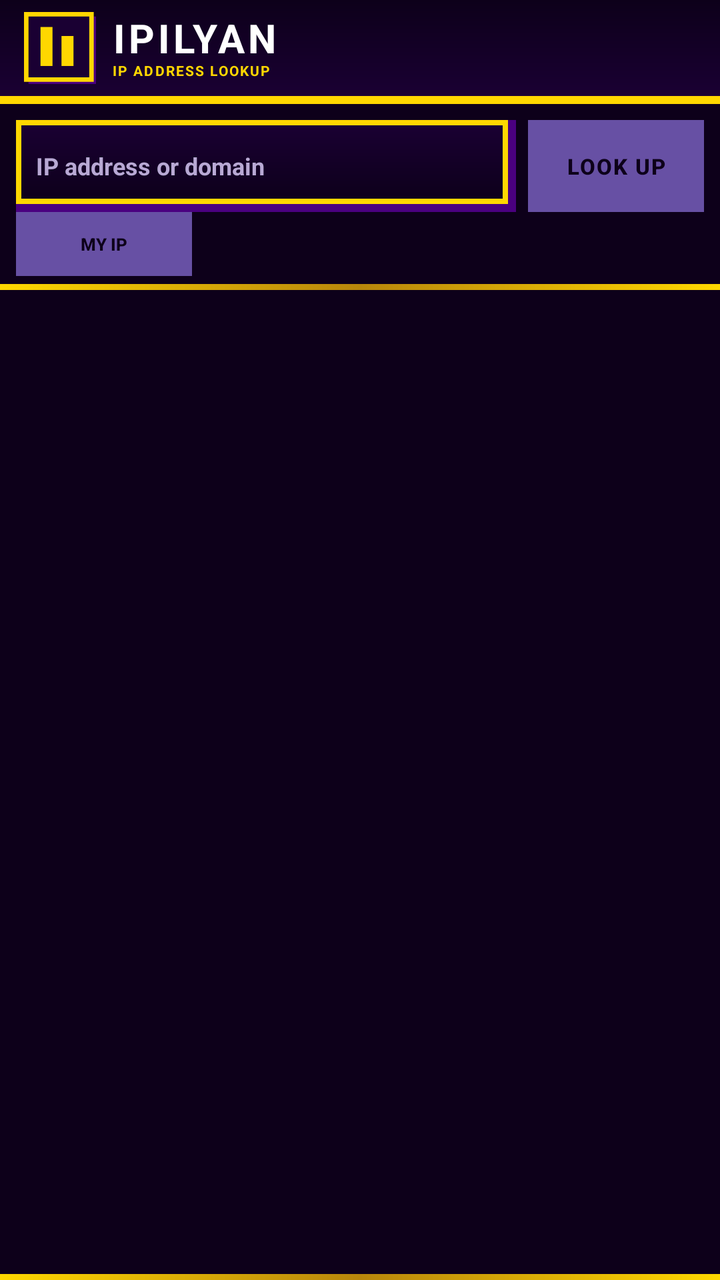
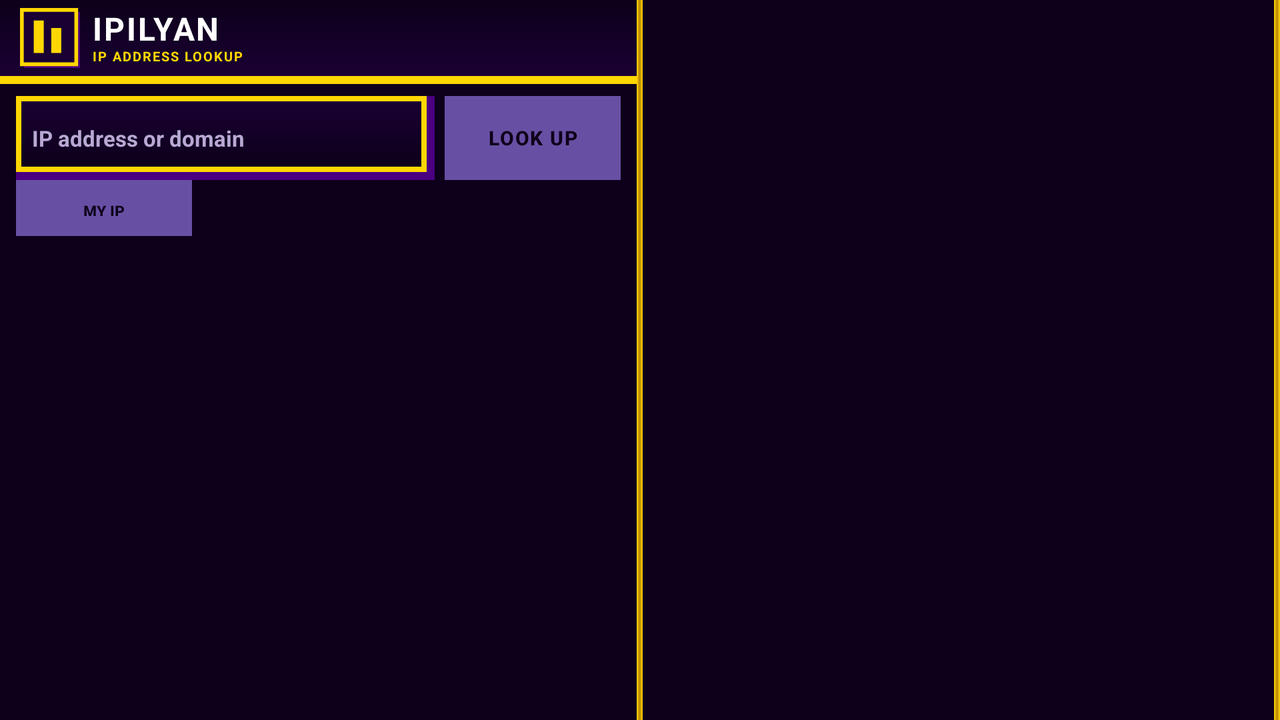

Compare how this app lays out the same screen by default and in its alternative resource folder. The renders come first, then the two layout files and the values they reference.
<!-- AndroidManifest.xml: application theme AppTheme -->
<!-- res/layout/activity_main.xml -->
<?xml version="1.0" encoding="utf-8"?>
<LinearLayout xmlns:android="http://schemas.android.com/apk/res/android"
  android:id="@+id/rootLayout"
  android:layout_width="match_parent"
  android:layout_height="match_parent"
  android:orientation="vertical"
  android:background="@color/bg_page"
  android:fitsSystemWindows="true">

  
  <LinearLayout
    android:layout_width="match_parent"
    android:layout_height="wrap_content"
    android:orientation="horizontal"
    android:gravity="center_vertical"
    android:background="@drawable/bg_header"
    android:paddingStart="12dp"
    android:paddingEnd="12dp"
    android:paddingTop="6dp"
    android:paddingBottom="10dp">

    <ImageView
      android:layout_width="36dp"
      android:layout_height="36dp"
      android:src="@drawable/logo_ipilyan"
      android:contentDescription="Logo"/>

    <LinearLayout
      android:layout_width="0dp"
      android:layout_height="wrap_content"
      android:layout_weight="1"
      android:orientation="vertical"
      android:gravity="center_vertical"
      android:paddingStart="8dp">

    <TextView
      android:layout_width="wrap_content"
      android:layout_height="wrap_content"
      android:text="@string/header_title"
      android:textSize="20sp"
      android:textStyle="bold"
      android:textColor="@color/text_white"
      android:letterSpacing="0.08"
      android:includeFontPadding="false"/>

      <TextView
        android:layout_width="wrap_content"
        android:layout_height="wrap_content"
        android:text="@string/header_subtitle"
        android:textSize="7sp"
        android:textStyle="bold"
        android:textColor="@color/text_gold"
        android:textAllCaps="true"
        android:letterSpacing="0.1"
        android:includeFontPadding="false"/>

    </LinearLayout>

  </LinearLayout>

  
  <LinearLayout
    android:layout_width="match_parent"
    android:layout_height="wrap_content"
    android:orientation="horizontal"
    android:paddingHorizontal="8dp"
    android:paddingTop="8dp"
    android:gravity="center_vertical">

    <EditText
      android:id="@+id/etIp"
      android:layout_width="0dp"
      android:layout_height="46dp"
      android:layout_weight="1"
      android:hint="@string/hint_ip"
      android:textSize="12sp"
      android:textStyle="bold"
      android:textColor="@color/text_primary"
      android:textColorHint="@color/text_muted"
      android:background="@drawable/bg_edittext"
      android:paddingHorizontal="10dp"
      android:paddingVertical="0dp"
      android:inputType="text"
      android:imeOptions="actionSearch"
      android:autofillHints=""
      android:fontFamily="sans-serif"/>

    <Button
      android:id="@+id/btnLookup"
      android:layout_width="wrap_content"
      android:layout_height="46dp"
      android:text="@string/btn_lookup"
      android:textSize="11sp"
      android:textStyle="bold"
      android:textColor="@color/text_primary"
      android:background="@drawable/bg_button"
      android:paddingHorizontal="14dp"
      android:letterSpacing="0.06"
      android:textAllCaps="true"
      android:layout_marginStart="6dp"/>

  </LinearLayout>

  
  <LinearLayout
    android:layout_width="match_parent"
    android:layout_height="wrap_content"
    android:orientation="horizontal"
    android:paddingHorizontal="8dp"
    android:paddingBottom="4dp"
    android:gravity="center_vertical">

    <Button
      android:id="@+id/btnMyIp"
      android:layout_width="wrap_content"
      android:layout_height="32dp"
      android:text="@string/btn_my_ip"
      android:textSize="8.5sp"
      android:textStyle="bold"
      android:textColor="@color/text_primary"
      android:background="@drawable/bg_button"
      android:paddingHorizontal="10dp"
      android:textAllCaps="true"/>

    <TextView
      android:id="@+id/tvStatus"
      android:layout_width="0dp"
      android:layout_height="wrap_content"
      android:layout_weight="1"
      android:gravity="end"
      android:paddingStart="6dp"
      android:textSize="10sp"
      android:textStyle="bold"
      android:textColor="@color/text_gold"
      android:textAllCaps="true"
      android:letterSpacing="0.06"
      android:visibility="gone"/>

  </LinearLayout>

  
  <View
    android:layout_width="match_parent"
    android:layout_height="3dp"
    android:background="@drawable/bg_divider"/>

  
    <TextView
      android:id="@+id/tvResultsHeader"
      android:layout_width="match_parent"
      android:layout_height="wrap_content"
      android:gravity="center"
      android:paddingVertical="7dp"
      android:text="RESULTS"
      android:textSize="11sp"
      android:textStyle="bold"
      android:textColor="@color/text_primary"
      android:letterSpacing="0.12"
      android:background="@drawable/bg_label"
      android:visibility="gone"/>

  <View
    android:id="@+id/divider2"
    android:layout_width="match_parent"
    android:layout_height="3dp"
    android:background="@drawable/bg_divider"
    android:visibility="gone"/>

  
  <ScrollView
    android:layout_width="match_parent"
    android:layout_height="0dp"
    android:layout_weight="1"
    android:fillViewport="true">

    <LinearLayout
      android:id="@+id/resultsContainer"
      android:layout_width="match_parent"
      android:layout_height="wrap_content"
      android:orientation="vertical"/>

  </ScrollView>

  
  <View
    android:layout_width="match_parent"
    android:layout_height="3dp"
    android:background="@drawable/bg_divider"/>

</LinearLayout>
<!-- resources referenced by this layout -->
<resources>
  <color name="bg_page">#FF0D001A</color>
  <color name="text_gold">#FFFFD700</color>
  <color name="text_muted">#FFB8A9D4</color>
  <color name="text_primary">#FF0D001A</color>
  <color name="text_white">#FFFFFFFF</color>
  <!-- drawable bg_divider (drawable) -->
  <?xml version="1.0" encoding="utf-8"?>
  <shape xmlns:android="http://schemas.android.com/apk/res/android" android:shape="rectangle">
    <gradient
      android:startColor="#FFFFD700"
      android:centerColor="#FFB8860B"
      android:endColor="#FFFFD700"
      android:angle="0"/>
  </shape>
  <!-- drawable bg_edittext (drawable) -->
  <?xml version="1.0" encoding="utf-8"?>
  <layer-list xmlns:android="http://schemas.android.com/apk/res/android">
    <item>
      <shape android:shape="rectangle">
        <solid android:color="@color/shadow"/>
      </shape>
    </item>
    <item android:right="4dp" android:bottom="4dp">
      <shape android:shape="rectangle">
        <gradient
          android:startColor="#FF0D001A"
          android:endColor="#FF1A0033"
          android:angle="90"/>
        <stroke
          android:width="2.5dp"
          android:color="@color/border"/>
      </shape>
    </item>
  </layer-list>
  <!-- drawable bg_header (drawable) -->
  <?xml version="1.0" encoding="utf-8"?>
  <layer-list xmlns:android="http://schemas.android.com/apk/res/android">
    <item>
      <shape android:shape="rectangle">
        <solid android:color="#FFFFD700"/>
      </shape>
    </item>
    <item android:bottom="4dp">
      <shape android:shape="rectangle">
        <gradient
          android:startColor="@color/bg_header_start"
          android:endColor="@color/bg_header_end"
          android:angle="90"/>
      </shape>
    </item>
  </layer-list>
  <!-- drawable bg_label (drawable) -->
  <?xml version="1.0" encoding="utf-8"?>
  <shape xmlns:android="http://schemas.android.com/apk/res/android" android:shape="rectangle">
    <gradient
      android:startColor="#FFFFD700"
      android:endColor="#FFB8860B"
      android:angle="0"/>
    <stroke
      android:width="2dp"
      android:color="#FFDAA520"/>
  </shape>
  <!-- drawable logo_ipilyan (drawable) -->
  <?xml version="1.0" encoding="utf-8"?>
  <vector xmlns:android="http://schemas.android.com/apk/res/android"
    android:width="48dp"
    android:height="48dp"
    android:viewportWidth="48"
    android:viewportHeight="48">
  
    
    <path
      android:fillColor="#FF4A0080"
      android:pathData="M3,3 L48,3 L48,48 L3,48 Z"/>
  
    
    <path
      android:fillColor="#FF1A0033"
      android:pathData="M1.5,1.5 L45,1.5 L45,45 L1.5,45 Z"/>
  
    
    <path
      android:strokeColor="#FFFFD700"
      android:strokeWidth="3"
      android:fillColor="#00000000"
      android:pathData="M1.5,1.5 L45,1.5 L45,45 L1.5,45 Z"/>
  
    
    <path
      android:fillColor="#FFFFD700"
      android:pathData="M11,10 L19,10 L19,36 L11,36 Z"/>
  
    
    <path
      android:fillColor="#FFFFD700"
      android:pathData="M25,16 L33,16 L33,36 L25,36 Z"/>
  
  </vector>
  <string name="btn_lookup">LOOK UP</string>
  <string name="btn_my_ip">MY IP</string>
  <string name="header_subtitle">IP ADDRESS LOOKUP</string>
  <string name="header_title">IPILYAN</string>
  <string name="hint_ip">IP address or domain</string>
  <style name="AppTheme" parent="Base.AppTheme" />
  <color name="shadow">#FF4A0080</color>
  <color name="border">#FFFFD700</color>
  <color name="bg_header_start">#FF1A0033</color>
  <color name="bg_header_end">#FF0D001A</color>
  <style name="Base.AppTheme" parent="Theme.Material3.DayNight.NoActionBar">
      <item name="android:statusBarColor">@color/bg_black</item>
      <item name="android:navigationBarColor">@color/bg_black</item>
      <item name="android:windowLightStatusBar">false</item>
      <item name="android:windowLightNavigationBar">false</item>
      <item name="android:windowBackground">@color/bg_page</item>
      <item name="android:windowTranslucentStatus">false</item>
      <item name="android:windowTranslucentNavigation">false</item>
    </style>
  <color name="bg_black">#FF0D001A</color>
  <!-- some entries are left out for length -->
</resources>
<!-- res/layout-land/activity_main.xml (the repository's variant of the layout above) -->
<!-- drawn on the phone turned sideways -->
<?xml version="1.0" encoding="utf-8"?>
<LinearLayout xmlns:android="http://schemas.android.com/apk/res/android"
  android:id="@+id/rootLayout"
  android:layout_width="match_parent"
  android:layout_height="match_parent"
  android:orientation="horizontal"
  android:background="@color/bg_page"
  android:fitsSystemWindows="true">

  
  <LinearLayout
    android:layout_width="0dp"
    android:layout_height="match_parent"
    android:layout_weight="1"
    android:orientation="vertical">

    
    <LinearLayout
      android:layout_width="match_parent"
      android:layout_height="wrap_content"
      android:orientation="horizontal"
      android:gravity="center_vertical"
      android:background="@drawable/bg_header"
      android:paddingStart="10dp"
      android:paddingEnd="10dp"
      android:paddingTop="4dp"
      android:paddingBottom="8dp">

      <ImageView
        android:layout_width="30dp"
        android:layout_height="30dp"
        android:src="@drawable/logo_ipilyan"
        android:contentDescription="Logo"/>

      <LinearLayout
        android:layout_width="0dp"
        android:layout_height="wrap_content"
        android:layout_weight="1"
        android:orientation="vertical"
        android:gravity="center_vertical"
        android:paddingStart="6dp">

        <TextView
          android:layout_width="wrap_content"
          android:layout_height="wrap_content"
          android:text="@string/header_title"
          android:textSize="16sp"
          android:textStyle="bold"
          android:textColor="@color/text_white"
          android:letterSpacing="0.06"
          android:includeFontPadding="false"/>

        <TextView
          android:layout_width="wrap_content"
          android:layout_height="wrap_content"
          android:text="@string/header_subtitle"
          android:textSize="6.5sp"
          android:textStyle="bold"
          android:textColor="@color/text_gold"
          android:textAllCaps="true"
          android:letterSpacing="0.1"
          android:includeFontPadding="false"/>

      </LinearLayout>

    </LinearLayout>

    
    <LinearLayout
      android:layout_width="match_parent"
      android:layout_height="wrap_content"
      android:orientation="horizontal"
      android:paddingHorizontal="8dp"
      android:paddingTop="6dp"
      android:gravity="center_vertical">

      <EditText
        android:id="@+id/etIp"
        android:layout_width="0dp"
        android:layout_height="42dp"
        android:layout_weight="1"
        android:hint="@string/hint_ip"
        android:textSize="11sp"
        android:textStyle="bold"
        android:textColor="@color/text_primary"
        android:textColorHint="@color/text_muted"
        android:background="@drawable/bg_edittext"
        android:paddingHorizontal="8dp"
        android:paddingVertical="0dp"
        android:inputType="text"
        android:imeOptions="actionSearch"
        android:autofillHints=""
        android:fontFamily="sans-serif"/>

      <Button
        android:id="@+id/btnLookup"
        android:layout_width="wrap_content"
        android:layout_height="42dp"
        android:text="@string/btn_lookup"
        android:textSize="10sp"
        android:textStyle="bold"
        android:textColor="@color/text_primary"
        android:background="@drawable/bg_button"
        android:paddingHorizontal="12dp"
        android:letterSpacing="0.06"
        android:textAllCaps="true"
        android:layout_marginStart="5dp"/>

    </LinearLayout>

    
    <LinearLayout
      android:layout_width="match_parent"
      android:layout_height="wrap_content"
      android:orientation="horizontal"
      android:paddingHorizontal="8dp"
      android:paddingBottom="2dp"
      android:gravity="center_vertical">

      <Button
        android:id="@+id/btnMyIp"
        android:layout_width="wrap_content"
        android:layout_height="28dp"
        android:text="@string/btn_my_ip"
        android:textSize="7.5sp"
        android:textStyle="bold"
        android:textColor="@color/text_primary"
        android:background="@drawable/bg_button"
        android:paddingHorizontal="8dp"
        android:textAllCaps="true"/>

      <TextView
        android:id="@+id/tvStatus"
        android:layout_width="0dp"
        android:layout_height="wrap_content"
        android:layout_weight="1"
        android:gravity="end"
        android:paddingStart="4dp"
        android:textSize="9sp"
        android:textStyle="bold"
      android:textColor="@color/text_gold"
      android:textAllCaps="true"
      android:letterSpacing="0.06"
      android:visibility="gone"/>

    </LinearLayout>

  </LinearLayout>

  
  <LinearLayout
    android:layout_width="0dp"
    android:layout_height="match_parent"
    android:layout_weight="1"
    android:orientation="vertical">

    <View
      android:layout_width="3dp"
      android:layout_height="match_parent"
      android:background="@drawable/bg_divider"
      android:layout_marginVertical="0dp"/>

    
    <TextView
      android:id="@+id/tvResultsHeader"
      android:layout_width="match_parent"
      android:layout_height="wrap_content"
      android:gravity="center"
      android:paddingVertical="6dp"
      android:text="RESULTS"
      android:textSize="10sp"
      android:textStyle="bold"
      android:textColor="@color/text_white"
      android:letterSpacing="0.1"
      android:background="@drawable/bg_label"
      android:visibility="gone"/>

    <View
      android:id="@+id/divider2"
      android:layout_width="match_parent"
      android:layout_height="3dp"
      android:background="@drawable/bg_divider"
      android:visibility="gone"/>

    
    <ScrollView
      android:layout_width="match_parent"
      android:layout_height="0dp"
      android:layout_weight="1"
      android:fillViewport="true">

      <LinearLayout
        android:id="@+id/resultsContainer"
        android:layout_width="match_parent"
        android:layout_height="wrap_content"
        android:orientation="vertical"/>

    </ScrollView>

  </LinearLayout>

  
  <View
    android:layout_width="3dp"
    android:layout_height="match_parent"
    android:background="@drawable/bg_divider"/>

</LinearLayout>
